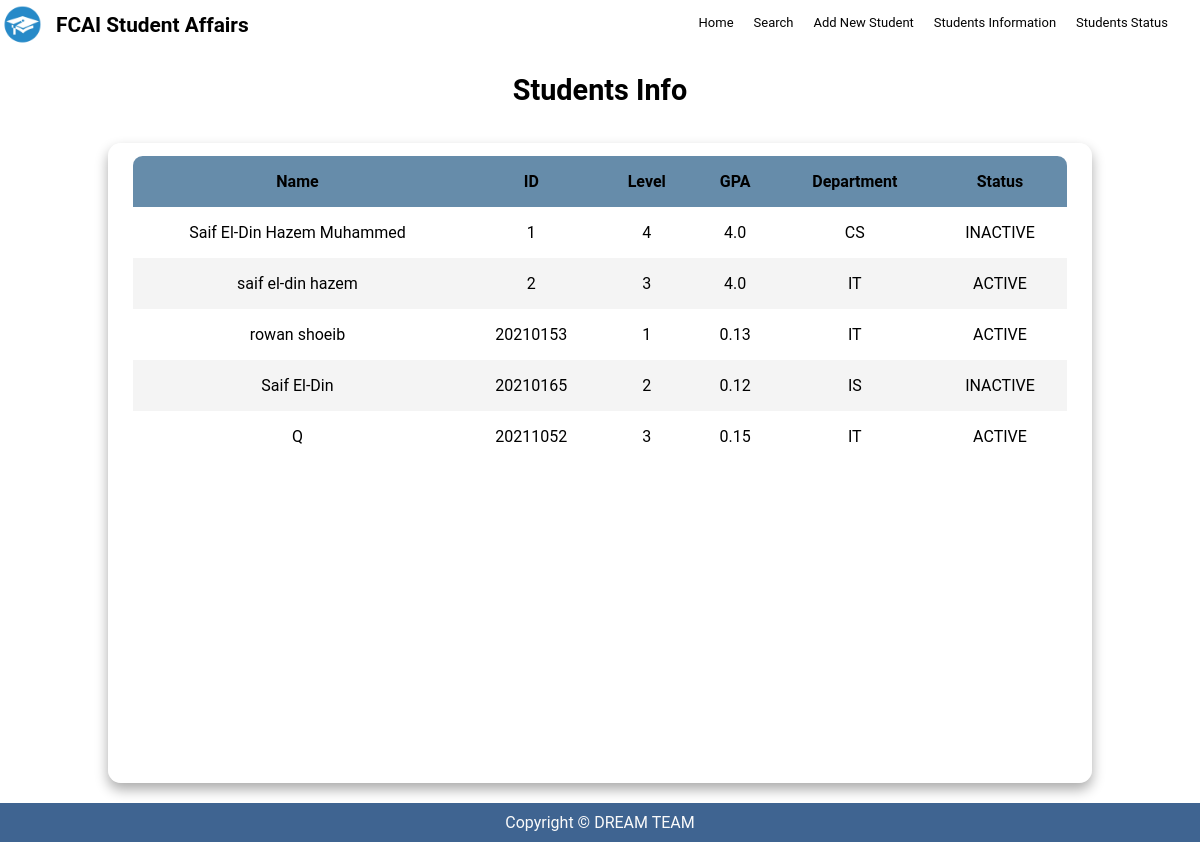
The app's page /students/, older data.
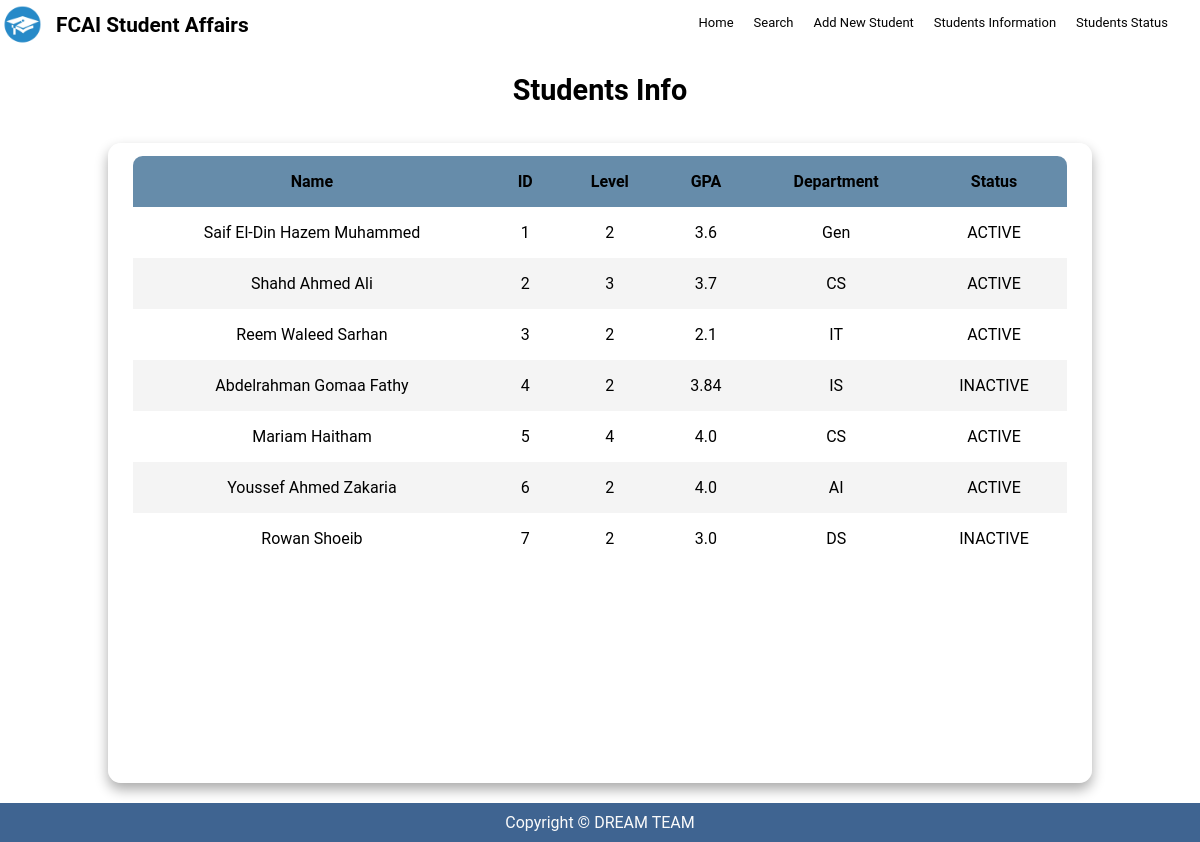
The same page, newer data.
### students/models.py (models this page shows, shortened)
class Student(models.Model):
    name = models.CharField(max_length=50)
    status = models.CharField(max_length=25, choices=STATUS)
    birthDate = models.DateField()
    gpa = models.FloatField()
    phoneNumber = models.CharField(max_length=11)
    email = models.EmailField()
    gender = models.CharField(max_length=6, choices=GENDER)
    level = models.IntegerField(choices=LEVEL_CHOICES)
    department = models.CharField(max_length=25, choices=DEPARTMENTS)

### students/views.py (the view)
# urls.py: path('students/', views.studentData, name='studentData'),
def studentData(request):
    allStudents = Student.objects.all()  # Get all students from the database
    context = {'allStudents': allStudents}
    return render(request, 'studentData.html', context)

### students/templates/studentData.html
{% extends 'base.html' %} {% block body %}
<br /><br /><br />
<section class="table__header">
  <h1 class="statusTitle">Students Info</h1>
</section>
<div class="allStatusTable">
  <main class="table" id="saifTable">
    <section class="table__body">
      <table>
        <thead>
          <tr>
            <th>Name</th>
            <th>ID</th>
            <th>Level</th>
            <th>GPA</th>
            <th>Department</th>
            <th>Status</th>
          </tr>
        </thead>
        <tbody>
          {% for student in allStudents %}
          <div id="studentContainer">
            <tr>
              <td>
                <a
                  style="text-decoration: none; color: black"
                  onmouseover="this.style.color='#668caafe'; this.style.fontWeight='bold';"
                  onmouseout="this.style.color='black';this.style.fontWeight='normal';"
                  href="{% url 'students:studentInfo' student.id %}"
                  >{{student.name}}
                </a>
              </td>
              <td>{{student.id}}</td>
              <td>{{student.level}}</td>
              <td>{{student.gpa}}</td>
              <td>{{student.department}}</td>
              <td>{{student.status}}</td>
            </tr>
          </div>
          {% endfor %}
        </tbody>
      </table>
    </section>
  </main>
</div>
{% endblock body %}

### templates/base.html (shortened to what this page needs)
{%load static%}
<!DOCTYPE html>
<html lang="en">
  <head>
    <link rel="stylesheet" href="{% static 'css/style.css' %}" />
  </head>
  <body>
    <header>
      <div class="navleft">
        <sub
          ><img
            src="{% static 'images/icon.webp' %}"
            alt="icon"
            style="width: 40px"
        /></sub>
        <a
          style="
            text-decoration: none;
            color: black;
            font-size: 25px;
            font-weight: bold;
          "
          href="{% url 'students:index' %}"
          ><span style="margin-left: 10px"
            ><sup> FCAI student Affairs</sup></span
          ></a
        >
      </div>
      <nav class="navbar">
        <ul>
          <li><a href="{% url 'students:index' %}">Home</a></li>
          <li><a href="{% url 'students:searchResults' %}">Search</a></li>
          <li><a href="{% url 'students:add' %}">Add New Student</a></li>
          <li>
            <a href="{% url 'students:studentData' %}">Students Information</a>
          </li>
          <li><a href="{% url 'students:status' %}">Students Status</a></li>
          <li>
            <a href="{% url 'students:index' %}">{{user.username}} </a>
          </li>
        </ul>
      </nav>
    </header>
    {% block body %} {% endblock body %}
    <footer>
      <p>Copyright © DREAM TEAM</p>
    </footer>
  </body>
</html>

### static/css/style.css (style rules this page uses)
* { margin: 0; padding: 0; box-sizing: border-box; font-family: "Google Sans", Roboto, Arial, sans-serif; text-decoration: none; }
body { min-height: 100vh; display: flex; flex-direction: column; background-image: url(https://i.pinimg.com/564x/b7/5f/71/b75f71b1195835a27b73673852c36546.jpg); }
header { text-transform: capitalize; padding: 5px 2px; position: absolute; top: 0; right: 0; left: 0; display: flex; justify-content: space-between; z-index: 10000; margin-bottom: 25px; }
header .navbar ul { list-style: none; }
header .navbar ul li { position: relative; float: left; }
header .navbar ul li a { font-size: 13px; padding: 10px; color: rgb(3, 3, 3); display: block; border-radius: 50px; }
#saifTable { width: 82vw; height: 80vh; background-color: #fff5; backdrop-filter: blur(7px); box-shadow: 0 0.4rem 0.8rem #0005; border-radius: 0.8rem; overflow: hidden; margin-top: 20px; margin-bottom: 20px; }
.table__header { text-align: center; width: 100%; height: 15%; font-size: 1.2rem; padding: 1rem 1rem; justify-content: space-between; align-items: center; }
.table__body { width: 95%; max-height: calc(89% - 1.6rem); background-color: #fffb; margin: 0.8rem auto; border-radius: 0.6rem; overflow: auto; overflow: overlay; }
.table__body table { width: 100%; }
.table__body table, th, td { border-collapse: collapse; padding: 1rem; text-align: left; text-align: center; }
.table__body thead th { position: sticky; top: 0; left: 0; background-color: #668caafe; cursor: pointer; text-transform: capitalize; }
.table__body tbody tr:nth-child(even) { background-color: #0000000b; }
.allStatusTable, .btnArea { display: flex; justify-content: center; align-items: center; }
footer { position: static; left: 0; bottom: 0; margin-top: auto; width: 100%; padding: 10px; background-color: #3f6491; color: #fafafa; text-align: center; }

Row changes from the older to the newer data that the page shows:
removed Student: name "rowan shoeib", id "20210153", level "1", gpa "0.13", department "IT", status "ACTIVE"
removed Student: name "Saif El-Din", id "20210165", level "2", gpa "0.12", department "IS", status "INACTIVE"
removed Student: name "Q", id "20211052", level "3", gpa "0.15", department "IT", status "ACTIVE"
changed Student "Saif El-Din Hazem Muhammed": level "4" → "2"; gpa "4.0" → "3.6"; department "CS" → "Gen"; status "INACTIVE" → "ACTIVE"
changed Student id 2: name "saif el-din hazem" → "Shahd Ahmed Ali"; gpa "4.0" → "3.7"; department "IT" → "CS"
added Student: name "Reem Waleed Sarhan", id "3", level "2", gpa "2.1", department "IT", status "ACTIVE"
added Student: name "Abdelrahman Gomaa Fathy", id "4", level "2", gpa "3.84", department "IS", status "INACTIVE"
added Student: name "Mariam Haitham", id "5", level "4", gpa "4.0", department "CS", status "ACTIVE"
added Student: name "Youssef Ahmed Zakaria", id "6", level "2", gpa "4.0", department "AI", status "ACTIVE"
added Student: name "Rowan Shoeib", id "7", level "2", gpa "3.0", department "DS", status "INACTIVE"
